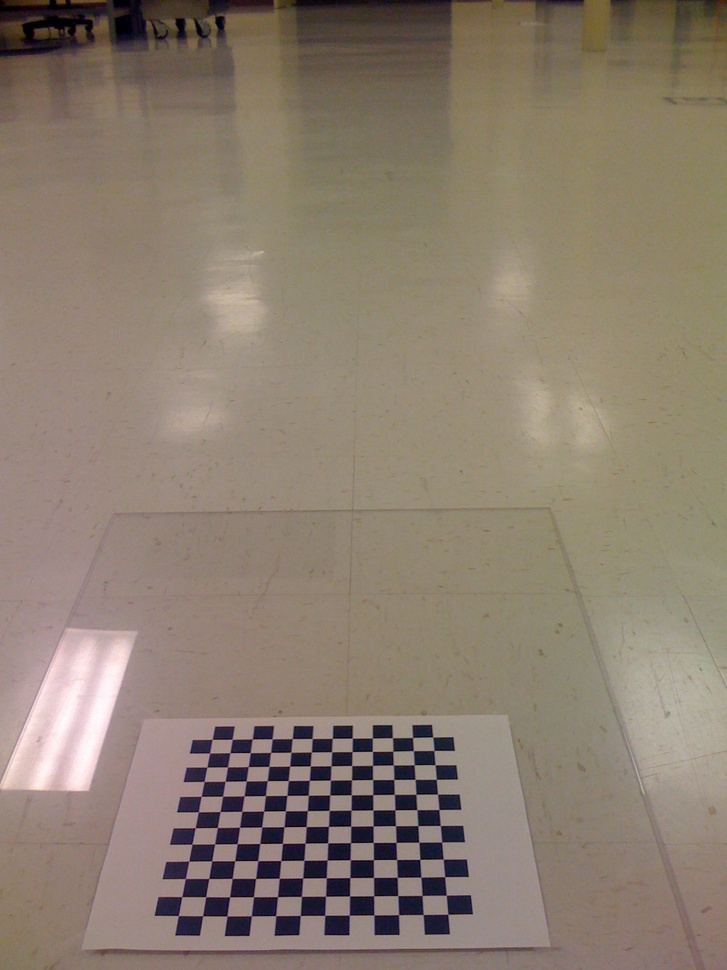
//> input picture homeworkiii/view.jpg, 727 x 970 px, shrunk from 1200 x 1600 before the run
$ ./calibration   (built with g++ and OpenCV 4)
//> lines starting //> are read from the running program, lines starting //| are printed output that depends on the picture; after the words box and inside, x2 and y2 are one past the last pixel; in counts of white or black regions, pixels touching at a corner belong together
#include <cv.h>
#include <highgui.h>
#include <iostream>

using namespace std;

//Information of the chess board.
int board_w = 12;
int board_h = 12;
int board_n = board_w * board_h;
CvSize board_sz = cvSize(board_w, board_h);

//相机参数和畸变矩阵
CvMat *intrinsic_matrix = cvCreateMat(3, 3, CV_32FC1);
CvMat *distortion_coeffs = cvCreateMat(4, 1, CV_32FC1);
bool flag = false;//记录图片是否已经经过相机标定，如果没有则不能进行鸟瞰图转换

void calibration()
{
	IplImage *img = NULL;

	img = cvLoadImage("view.jpg");
//> img is the input picture: 970 rows x 727 cols, CV_8UC3; mean B, G, R 111.3, 125.9, 139.5

	int count;
	CvPoint2D32f *corners = new CvPoint2D32f[board_n];
	cout << "正在寻找角点...";
	int found = cvFindChessboardCorners(img, board_sz, corners, &count, CV_CALIB_CB_ADAPTIVE_THRESH | CV_CALIB_CB_FILTER_QUADS);
//> count = 144; found = 1
	cout << "done." << endl;
	if (found == 0){
		cout << "Cannot find all the corners in the image!" << endl;
	}
	else{
		cout << "The corners have been all found." << endl;
		cvNamedWindow("Calibration", 1);

		cvShowImage("Calibration", img);
		cvWaitKey(0);

		cout << "正在获取源图像灰度图...";
		IplImage *gray_img = cvCreateImage(cvGetSize(img), 8, 1);
		cvCvtColor(img, gray_img, CV_BGR2GRAY);
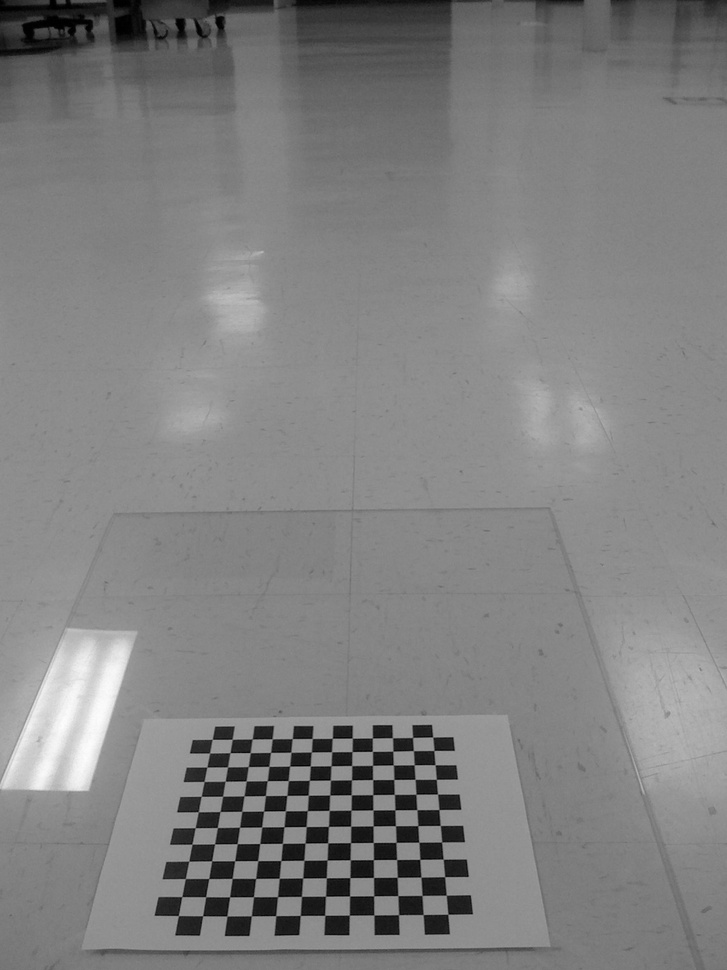
//> gray_img: 970 rows x 727 cols, CV_8UC1; min 0, max 253, mean 128.3
		cout << "done." << endl;
		cvShowImage("Calibration", gray_img);
		cvWaitKey(0);

		cout << "灰度图亚像素画...";
		cvFindCornerSubPix(gray_img, corners, count, cvSize(11, 11), cvSize(-1, -1), cvTermCriteria(CV_TERMCRIT_EPS + CV_TERMCRIT_ITER, 30, 0.1));
		cout << "done." << endl;

		cout << "输出结果图...";
		cvDrawChessboardCorners(img, board_sz, corners, count, found);
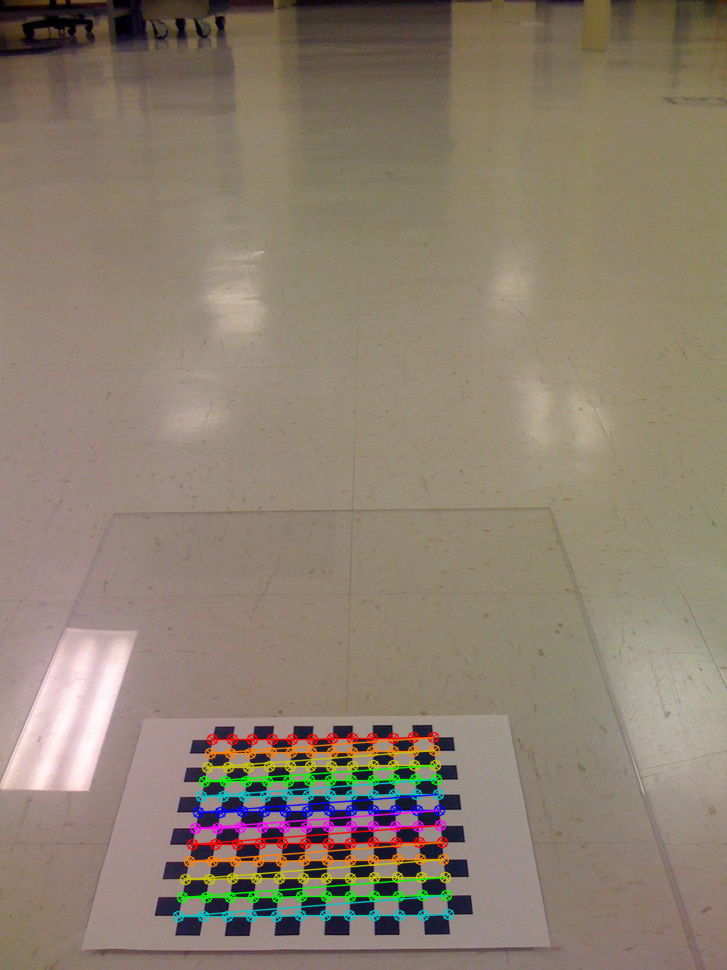
//> img: 970 rows x 727 cols, CV_8UC3; 3.68% of pixels changed, all inside (x1, y1, x2, y2) = (172, 731, 455, 923)
		cvShowImage("Calibration", img);
		cout << "done." << endl;

		//Start to calculate the parameter
		CvMat *image_points = cvCreateMat(board_n, 2, CV_32FC1);
		CvMat *object_points = cvCreateMat(board_n, 3, CV_32FC1);
		CvMat *point_counts = cvCreateMat(1, 1, CV_32SC1);
		intrinsic_matrix = cvCreateMat(3, 3, CV_32FC1);
		distortion_coeffs = cvCreateMat(4, 1, CV_32FC1);

		if (count == board_n){//Only use one picture to calculate.
			for (int i = 0; i < board_n; ++i){
				CV_MAT_ELEM(*image_points, float, i, 0) = corners[i].x;
				CV_MAT_ELEM(*image_points, float, i, 1) = corners[i].y;
				CV_MAT_ELEM(*object_points, float, i, 0) = i / board_w;
				CV_MAT_ELEM(*object_points, float, i, 1) = i % board_w;
				CV_MAT_ELEM(*object_points, float, i, 2) = 0.0f;
			}
		}
		CV_MAT_ELEM(*point_counts, int, 0, 0) = board_n;
		cout << "正在计算相机参数...";
//> (the run ends here: the program needs code that is not available in this run, at `cvCalibrateCamera2(object_points, image_points, point_counts, cvGetSiz..`)
